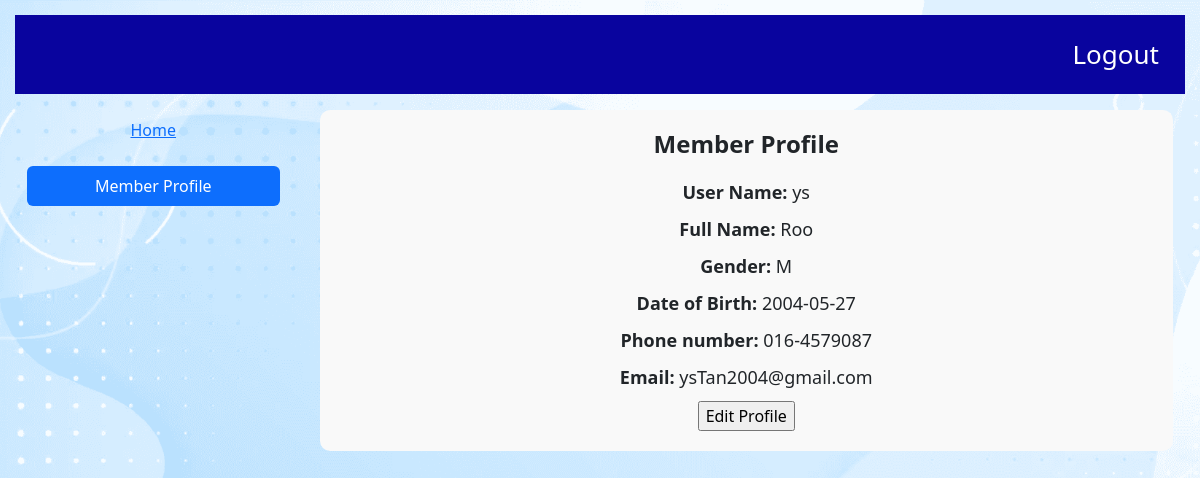
The app's page /memberProfile.php (signed in) with its own data.
### tables this page shows
CREATE TABLE `user` (
  `username` varchar(30) NOT NULL,
  `fullname` varchar(30) NOT NULL,
  `gender` char(1) NOT NULL,
  `birthdate` date NOT NULL,
  `phone_number` varchar(12) NOT NULL,
  `email_address` varchar(50) NOT NULL,
  `password` varchar(30) NOT NULL
);

### secret/helperMember.php (called while the page is built, shortened)
<?php
if (isset($_COOKIE["login-user"])) {
    $username = $_COOKIE["login-user"];
    $con = new mysqli(DB_HOST, DB_USER, DB_PASS, DB_NAME);
    $sql = "SELECT * FROM USER WHERE USERNAME = '$username'";
    $result = $con->query($sql);
    if($row = $result->fetch_object()){
    $fullname = $row->fullname ;
    $gender = $row->gender;
    $birthDate = $row->birthdate;
    $phone = $row->phone_number;
    $email = $row->email_address;
    }else{
        echo "Unable to process.[<a href='login.php'>Try again</a>]";
    }
}

### memberProfile.php (the view, shortened to what this page needs)
<!DOCTYPE html>
<html>
    <head>
        <link href="css/style.css" rel="stylesheet" type="text/css">
        <link href="css/profile.css" rel="stylesheet" type="text/css">
        <link href="https://cdn.jsdelivr.net/npm/bootstrap@5.3.3/dist/css/bootstrap.min.css" rel="stylesheet">
    </head>
    <body>
        <main class="main">
            <div class="topbar mb-3">
                <a href="#" name="logout">Logout</a>
            </div>
            <?php include_once "./secret/helperMember.php"?>
            <div class="container-fluid">
                <div class="row">
                    <div class="col-md-3">
                        <div class="nav flex-column nav-pills me-3" id="v-pills-tab" role="tablist" aria-orientation="vertical">
                            <button class="nav-link mb-3" id="v-pills-home-tab" data-bs-toggle="pill" data-bs-target="#v-pills-home" type="button" role="tab" aria-controls="v-pills-home" aria-selected="true"><a href="memberEvent.php">Home</a></button>
                            <button class="nav-link active mb-3" id="v-pills-profile-tab" data-bs-toggle="pill" data-bs-target="#v-pills-profile" type="button" role="tab" aria-controls="v-pills-profile" aria-selected="false">Member Profile</button>
                        </div>
                    </div>
                    <div class="col-md-9">
                        <div class="tab-content" id="v-pills-tabContent">
                            <div class="tab-pane fade show active" id="v-pills-profile" role="tabpanel" aria-labelledby="v-pills-profile-tab">
                                <div class="profile-section">
                                    <form action="" method="GET">
                                    <h1 class="profile-heading">Member Profile</h1>
                                    <div class="profile-info"><strong>User Name:</strong> <?php echo isset($username) ? $username : ''; ?></div>
                                    <div class="profile-info"><strong>Full Name:</strong> <?php echo isset($fullname) ? $fullname : ''; ?></div>
                                    <div class="profile-info"><strong>Gender:</strong> <?php echo isset($gender) ? $gender : ''; ?></div>
                                    <div class="profile-info"><strong>Date of Birth:</strong> <?php echo isset($birthDate) ? $birthDate : ''; ?></div>
                                    <div class="profile-info"><strong>Phone number:</strong> <?php echo isset($phone) ? $phone : ''; ?></div>
                                    <div class="profile-info"><strong>Email:</strong> <?php echo isset($email) ? $email : ''; ?></div>
                                    <?php
                                        printf("<a href='./editMemberProfile.php?username=%s'><input type='button' value='Edit Profile' /></a>",$username);
                                    ?>
                                    </form>
                                </div>
                            </div>
                        </div>
                    </div>
                </div>
            </div>
        </main>
    </body>
</html>

### css/Style.css (style rules this page uses)
body { background-image: url("../img/wallpaper.png"); background-repeat: no-repeat; background-size: cover; background-position: center; }
.main { text-align: center; }

### css/profile.css (style rules this page uses)
body { margin-top: 20px; margin-left: 5%; margin-right: 5%; }
.main { padding: 15px; }
.topbar { background-color: #09049E; overflow: hidden; }
.topbar a { float: right; color: white; text-align: center; padding:20px 26px; text-decoration: none; font-size: 26px; }

### memberProfile.php (style rules this page uses)
html, body, .main { height: 100%; }
.profile-section { background-color: #f9f9f9; padding: 20px; border-radius: 10px; margin-bottom: 20px; }
.profile-heading { font-size: 24px; font-weight: bold; margin-bottom: 20px; text-align: center; }
.profile-info { font-size: 18px; margin-bottom: 10px; }

### records on screen
user: fullname "Roo", gender "M", birthdate "2004-05-27", phone_number "016-4579087", email_address "ysTan2004@gmail.com"

### other values on screen
$username "ys"
